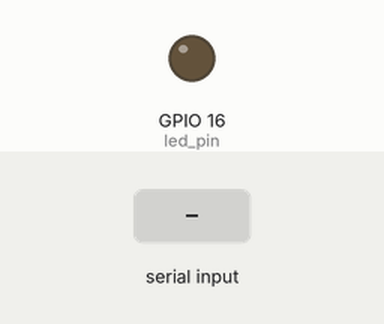
Bench run of a sketch on a simulated ESP8266 (NodeMCU). Parts: output pins drawn as LEDs (lit = HIGH). Inputs (shaded band) come from the test bench. WiFi joins after 1.5 s; servers stay silent unless stated; what the sketch prints to the serial monitor is not drawn.

Above: at 0.1 s.
At 3.3 s:
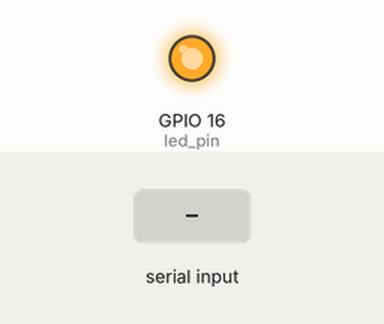
3.4 s: "1" received over the second serial link
Timing chart, 0 to 6.4 s (numbered marks = the images above; inputs shaded):
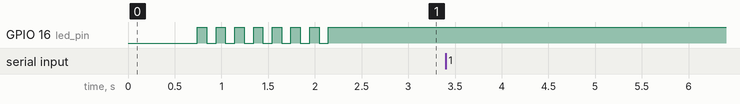

Measured:
- after the input at 3.4 s, every drawn part: stays the same

The sketch:

RX_NMCU_json.ino
```cpp
//library arduino json
#include <ArduinoJson.h>

//library software serial
#include <SoftwareSerial.h>
SoftwareSerial linkSerial(12, 13); // RX, TX

//library wifi
#include <ESP8266WiFi.h>

//masukin key buat think speak
#include "secrets.h"
//library thingspeak
#include "ThingSpeak.h"

char ssid[] = SECRET_SSID; //nama wifi
char pass[] = SECRET_PASS; //password wifi

int keyIndex = 0;

WiFiClient  client;

unsigned long myChannelNumber = SECRET_CH_ID;
const char * myWriteAPIKey = SECRET_WRITE_APIKEY;

String myStatus = "";

const int led_pin = 16;

int refresh = 0;

float ph_kiriman;
float turb_kiriman;

//interval untuk mengirim ke thingspeak
unsigned long last_time = 0;
unsigned long timer_delay = 30000;

void setup() {
  // put your setup code here, to run once:
  Serial.begin(115200);
  pinMode(led_pin, OUTPUT);

  for (int i = 0; i < 8; i++) {
    digitalWrite(led_pin, digitalRead(led_pin));
    delay(80);
    Serial.println(".");
  }

  linkSerial.begin(4800);

  while (!Serial) {
    ;
  }

  WiFi.mode(WIFI_STA);
  ThingSpeak.begin(client);  // Initialize ThingSpeak
  WiFi.begin(ssid, pass);

  //cek koneksi wifi
  konek_wifi();
}

void loop() {
  // put your main code here, to run repeatedly:
  if (linkSerial.available()) {

    StaticJsonDocument<500> docReceive;
    //deserializeJson(doc, json);

    // Read the JSON document from the "link" serial port
    DeserializationError err = deserializeJson(docReceive, linkSerial);

    //mengambil kiriman nilai dari arduino
    if (err == DeserializationError::Ok) {
      ph_kiriman    = docReceive["ph_sensor"].as<float>();
      turb_kiriman  = docReceive["turb_sensor"].as<float>();
    }

    else {
      // Print error to the "debug" serial port
      Serial.print("deserializeJson() returned ");
      Serial.println(err.c_str());
      // Flush all bytes in the "link" serial port buffer
      while (linkSerial.available() > 0)
        linkSerial.read();
    }

    Serial.print("ph kiriman: "); Serial.print(ph_kiriman);
    Serial.print("\tturb kiriman: "); Serial.println(turb_kiriman);

    ThingSpeak.setField(1, ph_kiriman);
    ThingSpeak.setField(2, turb_kiriman);
    ThingSpeak.setField(3, WiFi.RSSI());

    //mengirim variable sensor ke thingsepak setiap 30 detik
    if ((millis() - last_time) > timer_delay) {
      int x = ThingSpeak.writeFields(myChannelNumber, myWriteAPIKey);
      if (x == 200) {
        Serial.println("Channel update successful.");
      }
      else {
        Serial.println("Problem updating channel. HTTP error code " + String(x));
      }
      last_time = millis();
    }
  } else {
    //Serial.println("Serial Error");
    //delay(100);
  }
}

void konek_wifi() {
  if (WiFi.status() != WL_CONNECTED) {
    Serial.print("Attempting to connect to SSID: ");
    Serial.println(SECRET_SSID);
    while (WiFi.status() != WL_CONNECTED) {
      //WiFi.begin(ssid, pass);  // Connect to WPA/WPA2 network. Change this line if using open or WEP network
      Serial.print(".");
      //lcd.setCursor(0, 0);
      //lcd.print("con to network");
      //membuat .... pada lcd
      if (++refresh >= 0) {
        //lcd.setCursor(refresh, 1);
        //lcd.print(".");
        delay(100);
        if (refresh == 16) {
          refresh = -1;
          //lcd.clear();
        }
      }
      digitalWrite(led_pin, digitalRead(led_pin) ^ 1); //blink led
    }
    Serial.println("\nConnected.");
  }
}
```

secrets.h
```cpp
#define SECRET_SSID "xxx"    // replace MySSID with your WiFi network name
#define SECRET_PASS "xxx"  // replace MyPassword with your WiFi password

#define SECRET_CH_ID 000      // replace 0000000 with your channel number
#define SECRET_WRITE_APIKEY "xxx"   // replace XYZ with your channel write API Key
```
